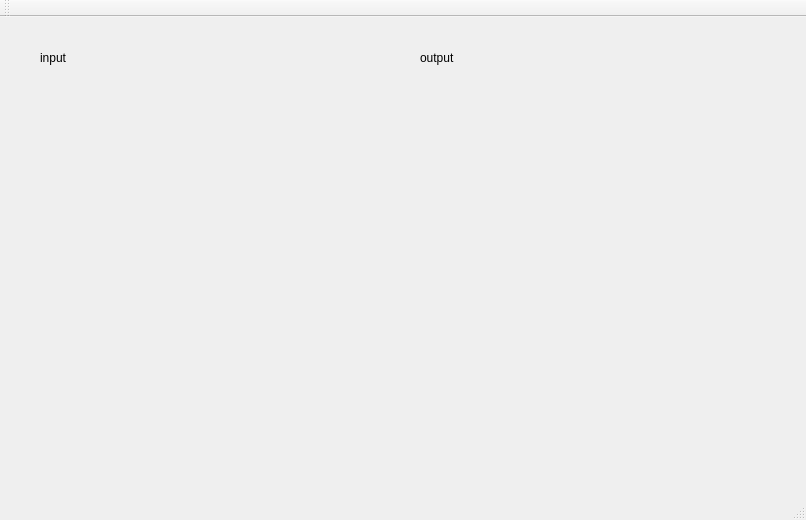
<?xml version="1.0" encoding="UTF-8"?>
<ui version="4.0">
 <class>BGNoiseClass</class>
 <widget class="QMainWindow" name="BGNoiseClass">
  <property name="geometry">
   <rect>
    <x>0</x>
    <y>0</y>
    <width>806</width>
    <height>520</height>
   </rect>
  </property>
  <property name="windowTitle">
   <string>BGNoise</string>
  </property>
  <widget class="QWidget" name="centralWidget">
   <widget class="QCustomPlot" name="plot1" native="true">
    <property name="geometry">
     <rect>
      <x>20</x>
      <y>70</y>
      <width>380</width>
      <height>380</height>
     </rect>
    </property>
   </widget>
   <widget class="QCustomPlot" name="plot2" native="true">
    <property name="geometry">
     <rect>
      <x>410</x>
      <y>70</y>
      <width>380</width>
      <height>380</height>
     </rect>
    </property>
   </widget>
   <widget class="QLabel" name="label1">
    <property name="geometry">
     <rect>
      <x>40</x>
      <y>30</y>
      <width>181</width>
      <height>21</height>
     </rect>
    </property>
    <property name="text">
     <string>input</string>
    </property>
   </widget>
   <widget class="QLabel" name="label2">
    <property name="geometry">
     <rect>
      <x>420</x>
      <y>30</y>
      <width>181</width>
      <height>21</height>
     </rect>
    </property>
    <property name="text">
     <string>output</string>
    </property>
   </widget>
  </widget>
  <widget class="QMenuBar" name="menuBar">
   <property name="geometry">
    <rect>
     <x>0</x>
     <y>0</y>
     <width>806</width>
     <height>23</height>
    </rect>
   </property>
  </widget>
  <widget class="QToolBar" name="mainToolBar">
   <attribute name="toolBarArea">
    <enum>TopToolBarArea</enum>
   </attribute>
   <attribute name="toolBarBreak">
    <bool>false</bool>
   </attribute>
  </widget>
  <widget class="QStatusBar" name="statusBar"/>
 </widget>
 <layoutdefault spacing="6" margin="11"/>
 <customwidgets>
  <customwidget>
   <class>QCustomPlot</class>
   <extends>QWidget</extends>
   <header location="global">qcustomplot.h</header>
   <container>1</container>
  </customwidget>
 </customwidgets>
 <resources>
  <include location="BGNoise.qrc"/>
 </resources>
 <connections/>
</ui>
